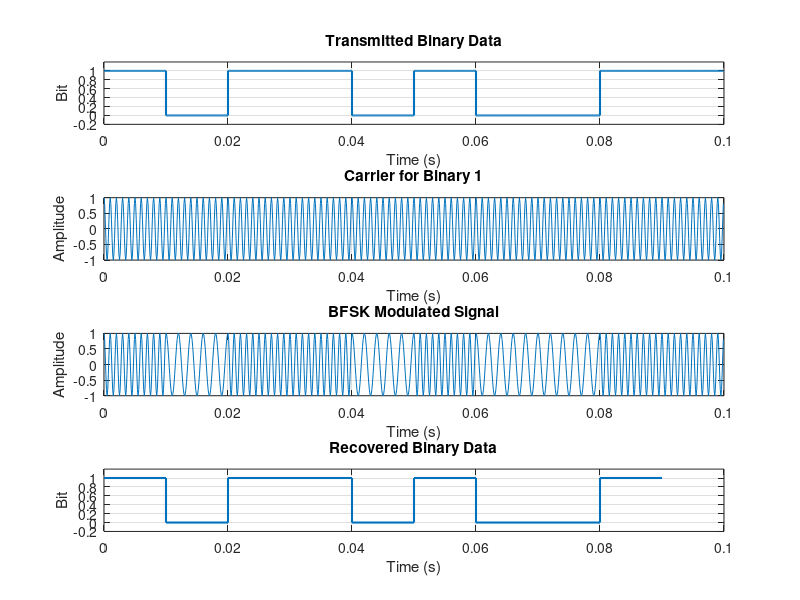

MATLAB code to generate this figure:

clc;
clear;
close all;

A = 1;
f1 = 1000;
f0 = 500;
Tb = 0.01;
fs = 10000;

bits = [1 0 1 1 0 1 0 0 1 1];
Nb = length(bits);

Ns = round(fs * Tb);
t = (0:Nb*Ns-1) / fs;

data = repelem(bits, Ns);

carrier1 = A * cos(2*pi*f1*t);
carrier0 = A * cos(2*pi*f0*t);

bfsk_signal = data .* carrier1 + (1-data) .* carrier0;

r = reshape(bfsk_signal, Ns, Nb);
c1 = reshape(carrier1, Ns, Nb);
c0 = reshape(carrier0, Ns, Nb);

z1 = sum(r .* c1, 1);
z0 = sum(r .* c0, 1);

recovered_bits = z1 > z0;

disp('Transmitted binary data:');
disp(bits);

disp('Recovered binary data:');
disp(double(recovered_bits));

if isequal(bits, double(recovered_bits))
    disp('Verification successful: Data matches.');
else
    disp('Verification failed: Data does not match.');
end

figure;

subplot(4,1,1);
stairs(t, data, 'LineWidth', 1.5);
grid on;
ylim([-0.2 1.2]);
title('Transmitted Binary Data');
xlabel('Time (s)');
ylabel('Bit');

subplot(4,1,2);
plot(t, carrier1);
grid on;
title('Carrier for Binary 1');
xlabel('Time (s)');
ylabel('Amplitude');

subplot(4,1,3);
plot(t, bfsk_signal);
grid on;
title('BFSK Modulated Signal');
xlabel('Time (s)');
ylabel('Amplitude');

subplot(4,1,4);
stairs((0:Nb-1)*Tb, double(recovered_bits), ...
    'LineWidth', 1.5);
grid on;
ylim([-0.2 1.2]);
title('Recovered Binary Data');
xlabel('Time (s)');
ylabel('Bit');
